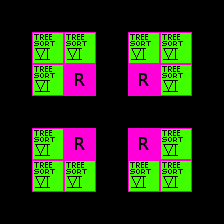

Below is a game level as drawn by its tile map, then a one-line description and the .tmx that defines it (tile-layer data replaced by summaries):
An orthogonal 7x7 tile map with 32x32 px tiles, 11 tile layers (Regions, Input_set, Input_set, Input_set, ...), 1 hidden layer not drawn, 4 tilesets.

<map version="1.0" orientation="orthogonal" width="7" height="7" tilewidth="32" tileheight="32">
 <tileset firstgid="1" name="Woodland" tilewidth="32" tileheight="32">
  <image source="../../graphics/tiles/Woodland_ground.png" width="512" height="512" />
 </tileset>
 <tileset firstgid="257" name="Collision" tilewidth="32" tileheight="32">
  <image source="../../graphics/tiles/collision.png" width="64" height="32" />
 </tileset>
 <tileset firstgid="259" name="set_rules" tilewidth="32" tileheight="32">
  <image source="../../graphics/tiles/set_rules.png" width="64" height="64" />
 </tileset>
 <tileset firstgid="263" name="set_woodland" tilewidth="32" tileheight="32">
  <image source="../../graphics/tiles/set_woodland.png" width="512" height="320" />
 </tileset>
 <layer name="Regions" width="7" height="7">
  <data>[49 cells, 16 non-empty, 1 distinct tile ids]</data>
 </layer>
 <layer name="Input_set" width="7" height="7">
  <data>[49 cells, 12 non-empty, 1 distinct tile ids]</data>
 </layer>
 <layer name="Input_set" width="7" height="7">
  <data>[49 cells, 12 non-empty, 1 distinct tile ids]</data>
 </layer>
 <layer name="Input_set" width="7" height="7">
  <data>[49 cells, 12 non-empty, 1 distinct tile ids]</data>
 </layer>
 <layer name="Input_set" width="7" height="7">
  <data>[49 cells, 12 non-empty, 1 distinct tile ids]</data>
 </layer>
 <layer name="Input_set" width="7" height="7">
  <data>[49 cells, 12 non-empty, 1 distinct tile ids]</data>
 </layer>
 <layer name="Input_set" width="7" height="7">
  <data>[49 cells, 12 non-empty, 1 distinct tile ids]</data>
 </layer>
 <layer name="Input_set" width="7" height="7">
  <data>[49 cells, 12 non-empty, 1 distinct tile ids]</data>
 </layer>
 <layer name="Input_set" width="7" height="7">
  <data>[49 cells, 12 non-empty, 1 distinct tile ids]</data>
 </layer>
 <layer name="Input_set" width="7" height="7">
  <data>[49 cells, 12 non-empty, 1 distinct tile ids]</data>
 </layer>
 <layer name="Input_set" width="7" height="7">
  <data>[49 cells, 12 non-empty, 1 distinct tile ids]</data>
 </layer>
 <layer name="Output_Ground" width="7" height="7" visible="0">
  <data>[49 cells, 4 non-empty, 4 distinct tile ids]</data>
 </layer>
</map>
